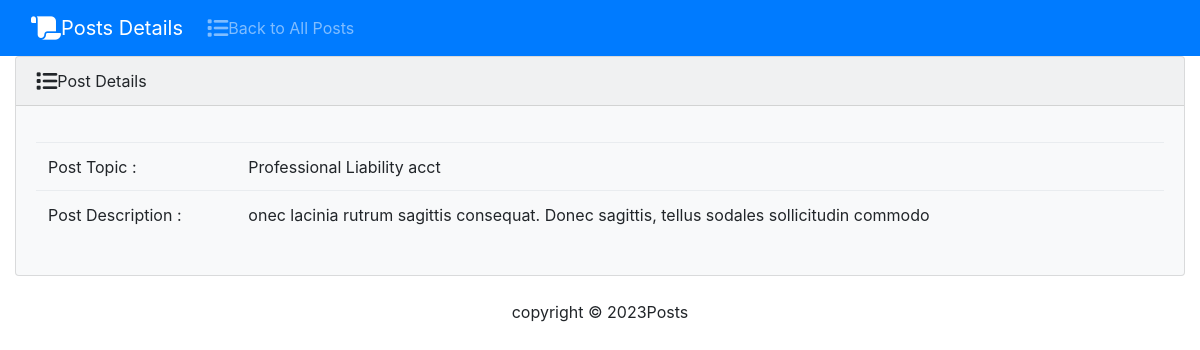
The page /post_details/1 on the database its author committed.
### smproject/models.py (models this page shows, shortened)
class Post(models.Model):
    name = models.CharField(max_length=100)
    details = models.CharField(max_length=1000)

### smproject/views.py (the view)
# urls.py: path('post_details/<int:pk>', PostDetailView.as_view(), name="post_details"),
class PostDetailView(DetailView):
    model = models.Post
    template_name = 'post_details.html'

### smproject/templates/post_details.html (shortened to what this page needs)
{% load static %}
<!DOCTYPE html>
<html>
<head>
  <link rel="stylesheet" href="https://cdnjs.cloudflare.com/ajax/libs/font-awesome/6.2.0/css/all.min.css" />
  <link rel="stylesheet" type="text/css" href="{% static 'css/font-awesome.min.css' %}">
  <link rel="stylesheet" type="text/css" href="{% static 'css/fontawesome-6.2/font-awesome.min.css' %}">
  <link href="{% static 'css/bootstrap.min.css' %}" rel="stylesheet">
<body class="d-flex flex-column min-vh-100">
   <nav class="navbar navbar-expand-lg navbar-dark bg-primary">
    <div class="container-fluid">
      <a class="navbar-brand" href="{% url 'post_list' %}"><i class="fa-solid fa-scroll fa-lg"></i>Posts Details</a>
      <div class="collapse navbar-collapse" id="navbarColor01">
        <ul class="navbar-nav me-auto">
          <li class="nav-item">
            <a class="nav-link" href="{% url 'post_list' %}"><i class="fa-solid fa-list fa-lg"></i>Back to All Posts</a>
          </li>
        </ul>
      </div>
    </div>
  </nav>
        <div class="container-fluid">
            <div class="row">
              <div class="col-12">
                <div class="card bg-light ms-4 me-4 mb-4">
                  <div class="card-header"><i class="fa-solid fa-list fa-lg"></i>Post Details</div>
                  <div class="card-body">
                    <p class="card-text">
                      <div class="table-responsive">
                        <table class="table table-hover">
                          <tbody>
                            <tr>
                             <tr>
                              <td>Post Topic         :</td>
                              <td>{{ post.name }}</td>
                              <td>
                            <tr>
                                <tr>
                                    <tr>
                                     <td>Post Description         :</td>
                                     <td>{{ post.details }}</td>
                                     <td>
                          </tbody>
                        </table>
              </div>
            </div>
        </div>
        <footer class="mt-auto mb-4">
          <div class="text-center">
            <span>
              copyright &copy; <script>document.write(new Date().getFullYear())</script>Posts
            </span>
          </div>
        </footer>
</body>
</head>
</html>

### rows shown on the page
Post: name "Professional Liability acct", details "onec lacinia rutrum sagittis consequat. Donec sagittis, tellus sodales sollicitudin commodo"
